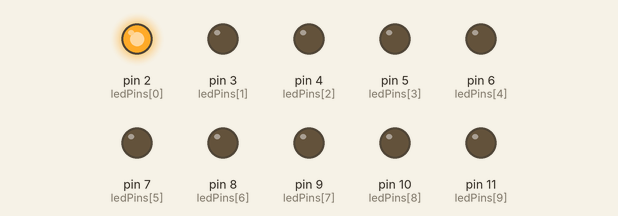
Simulated run of this sketch. Board: Arduino Uno, built with avr-gcc and run on an emulated ATmega328P. Shown: output pins drawn as LEDs (lit = HIGH).

Above: at 0.05 s.
At 0.55 s:
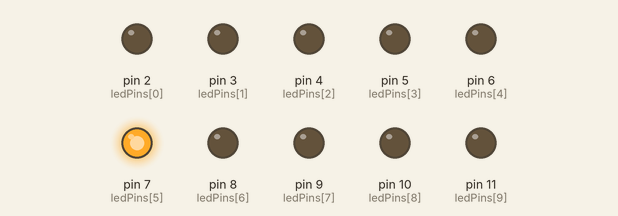
At 1.05 s:
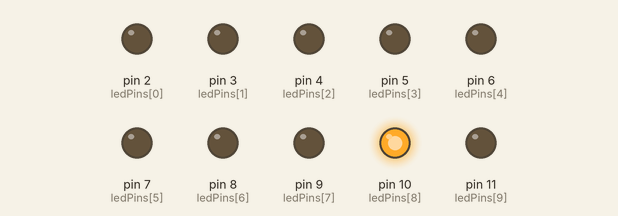
At 2.05 s:
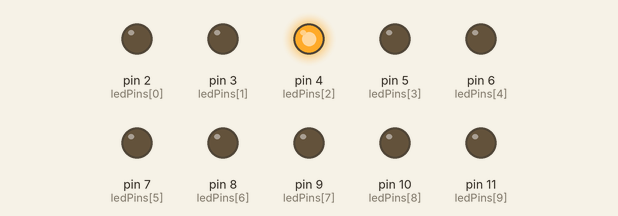
At 3.05 s:
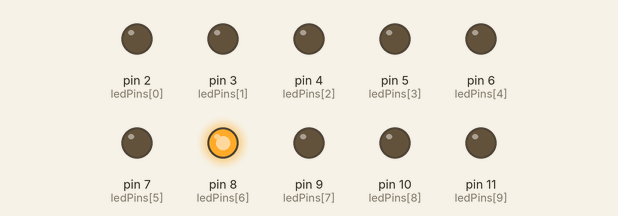
At 4.05 s:
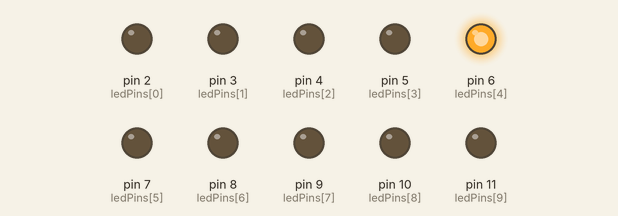
Timing chart, 0 to 4.3 s (numbered marks = the images above):
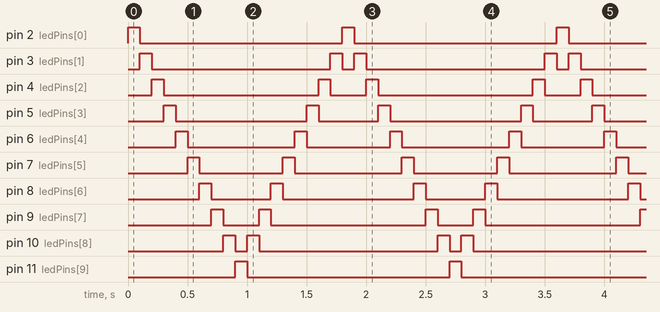

Measured:
- by itself, pin 2 (ledPins[0]), pin 11 (ledPins[9]): alternates HIGH for 0.10 s and LOW for 1.7 s
- by itself, pin 3 (ledPins[1]): repeats every 1.8 s: LOW 1.5 s, HIGH 0.10 s, LOW 0.10 s, HIGH 0.10 s
- by itself, pin 4 (ledPins[2]): repeats every 1.8 s: LOW 1.3 s, HIGH 0.10 s, LOW 0.30 s, HIGH 0.10 s
- by itself, pin 5 (ledPins[3]): repeats every 1.8 s: LOW 1.1 s, HIGH 0.10 s, LOW 0.50 s, HIGH 0.10 s
- by itself, pin 6 (ledPins[4]): repeats every 1.8 s: LOW 0.90 s, HIGH 0.10 s, LOW 0.70 s, HIGH 0.10 s
- by itself, pin 7 (ledPins[5]): repeats every 1.8 s: LOW 0.70 s, HIGH 0.10 s, LOW 0.90 s, HIGH 0.10 s
- by itself, pin 8 (ledPins[6]): repeats every 1.8 s: LOW 0.50 s, HIGH 0.10 s, LOW 1.1 s, HIGH 0.10 s
- by itself, pin 9 (ledPins[7]): repeats every 1.8 s: LOW 0.30 s, HIGH 0.10 s, LOW 1.3 s, HIGH 0.10 s

The sketch:

sketch_apr10a.ino
```cpp
// Khai báo mảng chứa 10 chân kết nối với LED
int ledPins[] = {2, 3, 4, 5, 6, 7, 8, 9, 10, 11};
int numLeds = 10; // Tổng số LED

void setup() {
  // Cài đặt tất cả 10 chân là OUTPUT
  for (int i = 0; i < numLeds; i++) {
    pinMode(ledPins[i], OUTPUT);
  }
}

void loop() {
  // Vòng lặp chạy từ LED 1 đến 10 (từ trái sang phải)
  for (int i = 0; i < numLeds; i++) {
    digitalWrite(ledPins[i], HIGH); // Bật LED
    delay(100);                     // Đợi 0.1 giây
    digitalWrite(ledPins[i], LOW);  // Tắt LED
  }

  // Vòng lặp chạy ngược lại từ LED 9 về LED 2 (tránh lặp lại ở 2 đầu)
  for (int i = numLeds - 2; i > 0; i--) {
    digitalWrite(ledPins[i], HIGH);
    delay(100);
    digitalWrite(ledPins[i], LOW);
  }
}
```
